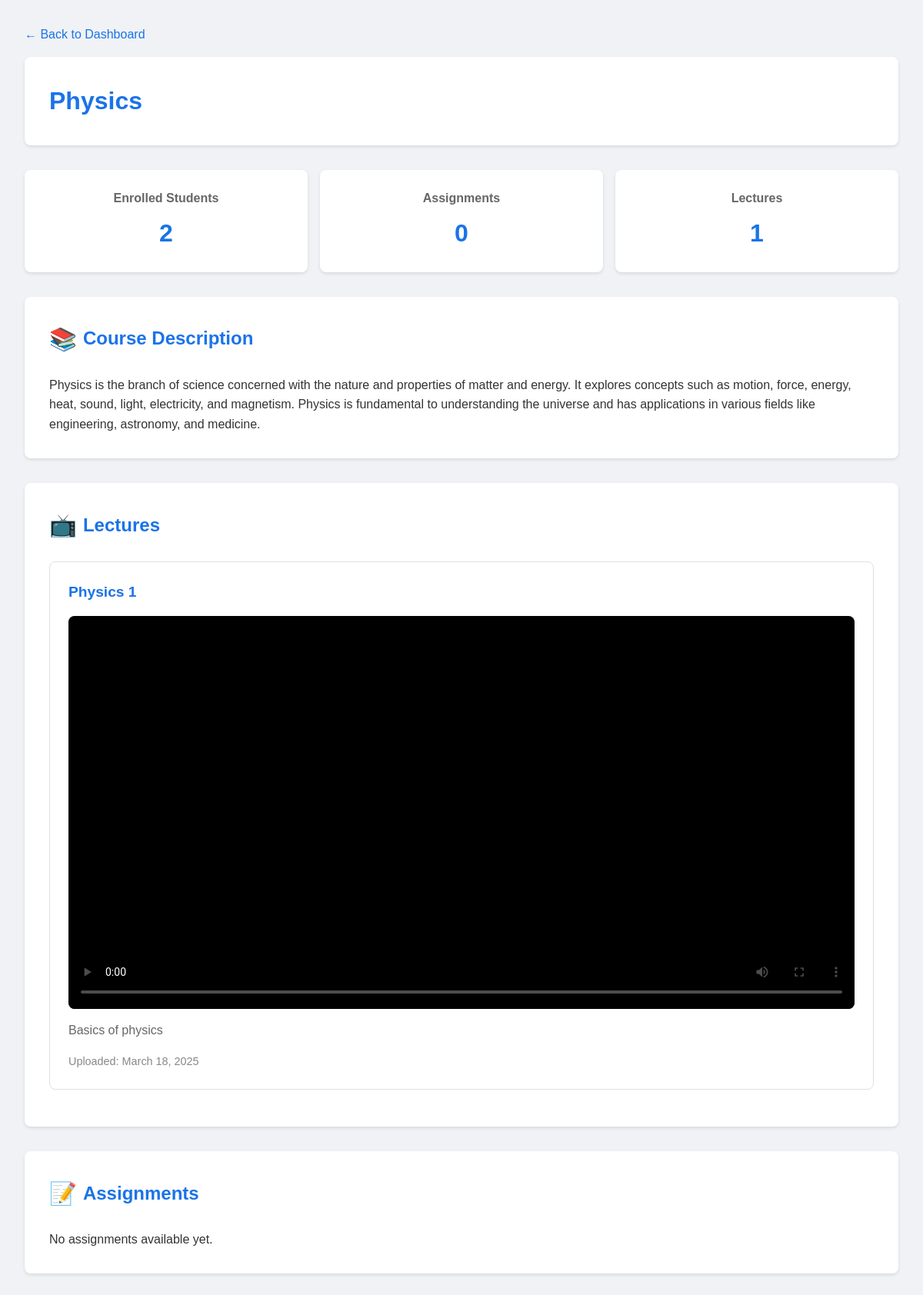
Page /course.php?id=18 (signed in) on the committed database.
### tables this page shows
CREATE TABLE "courses" (
                id INTEGER PRIMARY KEY AUTOINCREMENT,
                title TEXT NOT NULL,
                description TEXT,
                teacher_id INTEGER,
                created_at DATETIME DEFAULT CURRENT_TIMESTAMP,
                start_date DATE,
                end_date DATE,
                validity_days INTEGER DEFAULT 90,
                eligibility_criteria TEXT,
                min_students INTEGER DEFAULT 5,
                max_students INTEGER DEFAULT 30,
                status VARCHAR(20) DEFAULT "pending" CHECK (status IN ("pending", "active", "inactive", "expired", "cancelled"))
            );

CREATE TABLE lectures (
                id INTEGER PRIMARY KEY AUTOINCREMENT,
                course_id INTEGER,
                title VARCHAR(100) NOT NULL,
                video_path VARCHAR(255) NOT NULL,
                description TEXT,
                upload_date DATETIME DEFAULT CURRENT_TIMESTAMP,
                FOREIGN KEY (course_id) REFERENCES courses(id)
            );

### course.php (the view, shortened to what this page needs)
<?php
$db = new Database();
$conn = $db->getConnection();
$courseId = $_GET['id'] ?? 0;
$stmt = $conn->prepare('SELECT * FROM courses WHERE id = :id');
$stmt->bindValue(':id', $courseId, SQLITE3_INTEGER);
$result = $stmt->execute();
$course = $result->fetchArray(SQLITE3_ASSOC);
$stmt = $conn->prepare('SELECT * FROM lectures WHERE course_id = :course_id ORDER BY upload_date DESC');
$stmt->bindValue(':course_id', $courseId, SQLITE3_INTEGER);
$result = $stmt->execute();
$lectures = [];
while ($row = $result->fetchArray(SQLITE3_ASSOC)) {
    $lectures[] = $row;
}
$assignments = [];
$stmt = $conn->prepare('SELECT u.id, u.username, u.email FROM enrollments e JOIN users u ON e.student_id = u.id WHERE e.course_id = :course_id');
$stmt->bindValue(':course_id', $courseId, SQLITE3_INTEGER);
$result = $stmt->execute();
$students = [];
while ($row = $result->fetchArray(SQLITE3_ASSOC)) {
    $students[] = $row;
}
?>
<!DOCTYPE html>
<html lang="en">
<head>
</head>
<body>
    <div class="container">
        <a href="dashboard.php" class="back-link">← Back to Dashboard</a>
        <div class="header">
            <h1><?php echo htmlspecialchars($course['title']); ?></h1>
        </div>
        <div class="stats">
            <div class="stat-card">
                <h3>Enrolled Students</h3>
                <div class="number"><?php echo count($students); ?></div>
            </div>
            <div class="stat-card">
                <h3>Assignments</h3>
                <div class="number"><?php echo count($assignments); ?></div>
            </div>
            <div class="stat-card">
                <h3>Lectures</h3>
                <div class="number"><?php echo count($lectures); ?></div>
            </div>
        </div>
        <div class="section">
            <h2><span class="icon">📚</span> Course Description</h2>
            <p><?php echo htmlspecialchars($course['description']); ?></p>
        </div>
        <div class="section">
            <h2><span class="icon">📺</span> Lectures</h2>
            <?php if (empty($lectures)): ?>
                <p>No lectures available yet.</p>
            <?php else: ?>
                <ul class="item-list">
                    <?php foreach ($lectures as $lecture): ?>
                        <li class="item">
                            <h3><?php echo htmlspecialchars($lecture['title']); ?></h3>
                            <div class="video-container">
                                <video width="100%" controls preload="metadata" poster="<?php echo str_replace('.mp4', '_thumb.jpg', htmlspecialchars($lecture['video_path'])); ?>">
                                    <source src="<?php echo htmlspecialchars($lecture['video_path']); ?>" type="video/mp4">
                                </video>
                            </div>
                            <p><?php echo htmlspecialchars($lecture['description']); ?></p>
                            <div class="meta">
                                Uploaded: <?php echo date('F j, Y', strtotime($lecture['upload_date'])); ?>
                            </div>
                        </li>
                    <?php endforeach; ?>
                </ul>
            <?php endif; ?>
        </div>
        <div class="section">
            <h2><span class="icon">📝</span> Assignments</h2>
            <?php if (empty($assignments)): ?>
                <p>No assignments available yet.</p>
            <?php endif; ?>
        </div>
    </div>
</body>
</html>

### course.php (style rules this page uses)
* { margin: 0; padding: 0; box-sizing: border-box; }
body { font-family: 'Arial', sans-serif; background: #f0f2f5; min-height: 100vh; color: #333; line-height: 1.6; }
.container { max-width: 1200px; margin: 0 auto; padding: 2rem; }
.header { background: white; padding: 2rem; border-radius: 8px; box-shadow: 0 2px 4px rgba(0, 0, 0, 0.1); margin-bottom: 2rem; display: flex; justify-content: space-between; align-items: center; }
.header h1 { color: #1a73e8; font-size: 2rem; margin: 0; }
.section { background: white; padding: 2rem; border-radius: 8px; box-shadow: 0 2px 4px rgba(0, 0, 0, 0.1); margin-bottom: 2rem; }
.section h2 { color: #1a73e8; margin-bottom: 1.5rem; font-size: 1.5rem; display: flex; align-items: center; gap: 0.5rem; }
.section h2 .icon { font-size: 1.2em; }
.item-list { list-style: none; }
.item { padding: 1.5rem; border: 1px solid #e0e0e0; border-radius: 8px; margin-bottom: 1rem; transition: all 0.3s ease; }
.item h3 { color: #1a73e8; margin-bottom: 0.5rem; font-size: 1.2rem; }
.item p { color: #666; margin-bottom: 1rem; }
.item .meta { color: #888; font-size: 0.9rem; margin-top: 0.5rem; }
.back-link { color: #1a73e8; text-decoration: none; display: inline-flex; align-items: center; gap: 0.5rem; margin-bottom: 1rem; }
.stats { display: grid; grid-template-columns: repeat(auto-fit, minmax(200px, 1fr)); gap: 1rem; margin-bottom: 2rem; }
.stat-card { background: white; padding: 1.5rem; border-radius: 8px; box-shadow: 0 2px 4px rgba(0, 0, 0, 0.1); text-align: center; }
.stat-card h3 { color: #666; font-size: 1rem; margin-bottom: 0.5rem; }
.stat-card .number { color: #1a73e8; font-size: 2rem; font-weight: bold; }
.video-container { position: relative; width: 100%; margin: 15px 0; background: #000; border-radius: 8px; overflow: hidden; }
video { display: block; max-width: 100%; border-radius: 8px; }
.item { overflow: hidden; }

### rows in the picture
courses: title "Physics", description "Physics is the branch of science concerned with the nature and properties of matter and energy. It explores concepts such as motion, force, energy, heat, sound, light, electricity, and magnetism. Physics is fundamental to understanding the universe and has applications in various fields like engineering, astronomy, and medicine."
lectures: title "Physics 1", description "Basics of physics", upload_date "March 18, 2025"

### other values in the picture
count($students) "2"
count($assignments) "0"
count($lectures) "1"
